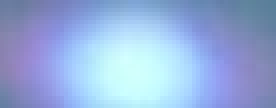
#> input picture processing/sampleimages/flares/flares1.jpeg, 69 x 27 px (shown 4 times larger)
$ python flaresplot.py
#> lines starting #> are read from the running program, lines starting #| are printed output that depends on the picture
def density(imgpath):
    '''
    input:
    imgpath = full path to image
    returns:
    scattergraph with mattpliot
    '''
#> called with imgpath = 'flares1.jpeg'
    import cv2
    import matplotlib.pyplot as plt
    img=cv2.imread(imgpath)
#> img is the input picture: shape (27, 69, 3); mean B, G, R 220.1, 174.8, 149.3
    # from matplotlib import pyplot as plt
    # import numpy as np
    redpixels=[]
    greenpixels=[]
    bluepixels=[]
    for p in range(0,256):
        bluepixels.append(0)
    for x in range(img.shape[0]):
        for y in range(img.shape[1]):
            bluepixels[img[x,y,1]]+=1
    #print(bluepixels)
    plt.plot(bluepixels)
    plt.xlabel('Color of pixel (0-255)')
    plt.ylabel('count/concentration')
    plt.title('GreenFlares')
    plt.show()
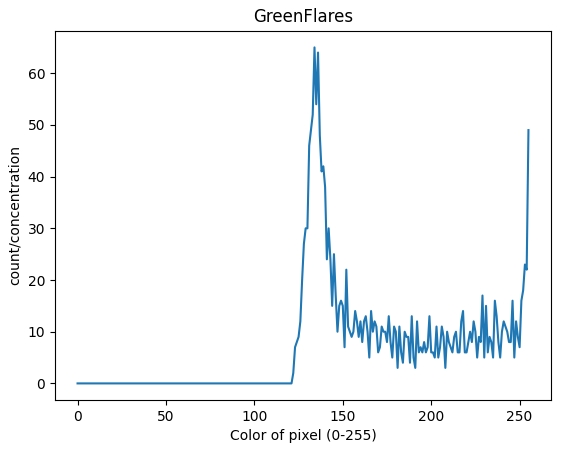
#> figure drawn by matplotlib, 1 panel; curve peaks at x = 134, y = 65
    # [6 lines of commented-out code are left out]
density('flares1.jpeg')
density('flares2.jpeg')
#> call 2 of density, with imgpath = 'flares2.jpeg'
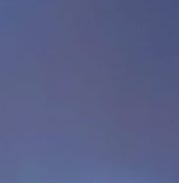
#> input picture processing/sampleimages/flares/flares2.jpeg, 179 x 183 px
#> in density, img is the input picture: shape (183, 179, 3); mean B, G, R 135.8, 95.6, 88.6
#> in density (call 2), `plt.show()`:
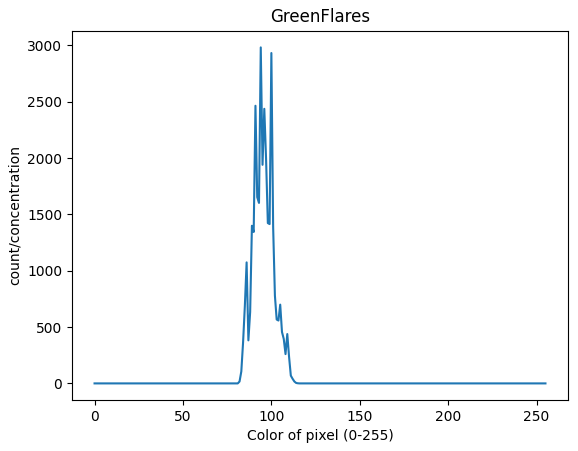
#> figure drawn by matplotlib, 1 panel; curve peaks at x = 94, y = 2982
density('flares3.jpeg')
#> call 3 of density, with imgpath = 'flares3.jpeg'
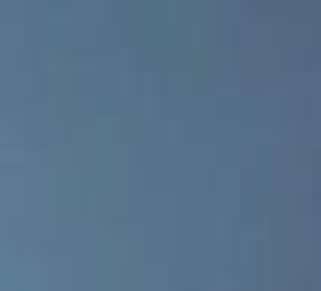
#> input picture processing/sampleimages/flares/flares3.jpeg, 107 x 97 px (shown 3 times larger)
#> in density, img is the input picture: shape (97, 107, 3); mean B, G, R 137.8, 113.7, 87.6
#> in density (call 3), `plt.show()`:
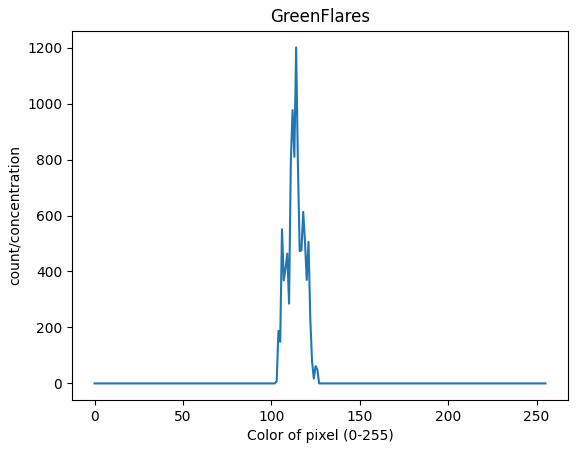
#> figure drawn by matplotlib, 1 panel; curve peaks at x = 114, y = 1201
